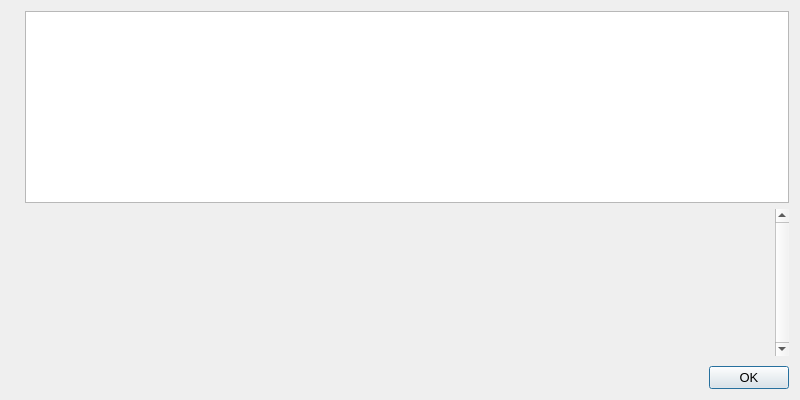
<?xml version="1.0" encoding="UTF-8"?>
<ui version="4.0">
 <class>HelpMessageDialog</class>
 <widget class="QDialog" name="HelpMessageDialog">
  <property name="geometry">
   <rect>
    <x>0</x>
    <y>0</y>
    <width>800</width>
    <height>400</height>
   </rect>
  </property>
  <property name="font">
   <font>
    <pointsize>10</pointsize>
   </font>
  </property>
  <property name="windowTitle">
   <string notr="true">CSEO - Command-line options</string>
  </property>
  <layout class="QHBoxLayout" name="horizontalLayout_2">
   <item>
    <widget class="QLabel" name="graphic">
     <property name="sizePolicy">
      <sizepolicy hsizetype="Preferred" vsizetype="Ignored">
       <horstretch>0</horstretch>
       <verstretch>0</verstretch>
      </sizepolicy>
     </property>
     <property name="pixmap">
      <pixmap resource="../cryptseo.qrc">:/images/about</pixmap>
     </property>
    </widget>
   </item>
   <item>
    <layout class="QVBoxLayout" name="verticalLayout">
     <item>
      <widget class="QTextEdit" name="helpMessage">
       <property name="readOnly">
        <bool>true</bool>
       </property>
      </widget>
     </item>
     <item>
      <widget class="QScrollArea" name="scrollArea">
       <property name="frameShape">
        <enum>QFrame::NoFrame</enum>
       </property>
       <property name="verticalScrollBarPolicy">
        <enum>Qt::ScrollBarAlwaysOn</enum>
       </property>
       <property name="widgetResizable">
        <bool>true</bool>
       </property>
       <widget class="QWidget" name="scrollAreaWidgetContents">
        <property name="geometry">
         <rect>
          <x>0</x>
          <y>0</y>
          <width>659</width>
          <height>348</height>
         </rect>
        </property>
        <layout class="QVBoxLayout" name="verticalLayout_2">
         <item>
          <widget class="QLabel" name="aboutMessage">
           <property name="cursor">
            <cursorShape>IBeamCursor</cursorShape>
           </property>
           <property name="textFormat">
            <enum>Qt::PlainText</enum>
           </property>
           <property name="alignment">
            <set>Qt::AlignLeading|Qt::AlignLeft|Qt::AlignTop</set>
           </property>
           <property name="openExternalLinks">
            <bool>true</bool>
           </property>
           <property name="textInteractionFlags">
            <set>Qt::LinksAccessibleByMouse|Qt::TextSelectableByKeyboard|Qt::TextSelectableByMouse</set>
           </property>
          </widget>
         </item>
        </layout>
       </widget>
      </widget>
     </item>
     <item>
      <spacer name="verticalSpacer">
       <property name="orientation">
        <enum>Qt::Vertical</enum>
       </property>
       <property name="sizeType">
        <enum>QSizePolicy::Fixed</enum>
       </property>
       <property name="sizeHint" stdset="0">
        <size>
         <width>4</width>
         <height>4</height>
        </size>
       </property>
      </spacer>
     </item>
     <item>
      <widget class="QDialogButtonBox" name="okButton">
       <property name="orientation">
        <enum>Qt::Horizontal</enum>
       </property>
       <property name="standardButtons">
        <set>QDialogButtonBox::Ok</set>
       </property>
      </widget>
     </item>
    </layout>
   </item>
  </layout>
 </widget>
 <resources>
  <include location="../cryptseo.qrc"/>
 </resources>
 <connections>
  <connection>
   <sender>okButton</sender>
   <signal>accepted()</signal>
   <receiver>HelpMessageDialog</receiver>
   <slot>accept()</slot>
   <hints>
    <hint type="sourcelabel">
     <x>20</x>
     <y>20</y>
    </hint>
    <hint type="destinationlabel">
     <x>20</x>
     <y>20</y>
    </hint>
   </hints>
  </connection>
  <connection>
   <sender>okButton</sender>
   <signal>rejected()</signal>
   <receiver>HelpMessageDialog</receiver>
   <slot>reject()</slot>
   <hints>
    <hint type="sourcelabel">
     <x>20</x>
     <y>20</y>
    </hint>
    <hint type="destinationlabel">
     <x>20</x>
     <y>20</y>
    </hint>
   </hints>
  </connection>
 </connections>
</ui>
